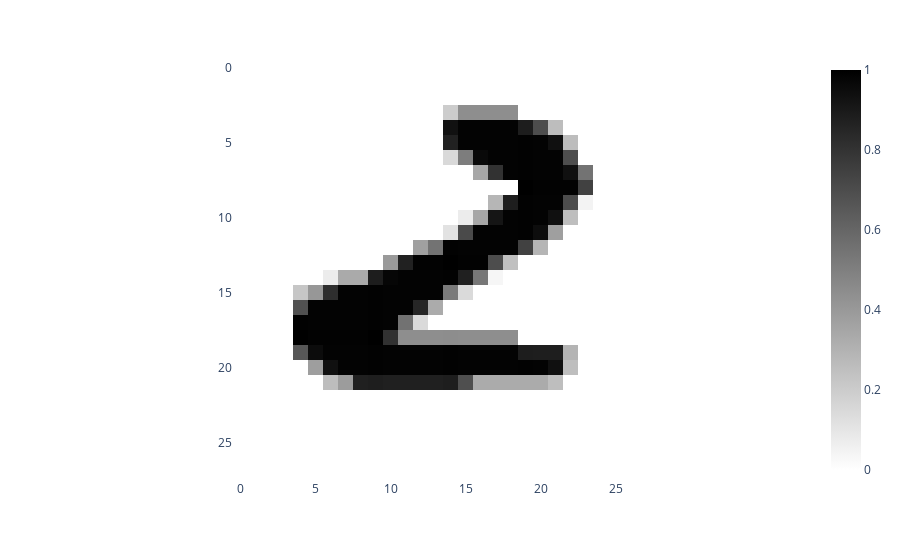

Write notebook code for a chart like this one.
### Markdown cell above
Here is an example of a image and its corresponding label.

### Code cell
print(y[15000])

px.imshow(X[15000].reshape(28,28), color_continuous_scale=["white", "black"])

### Figure 1 — Plotly figure (JSON) as saved in the notebook; plotly's stock layout.template omitted (floating-point values rounded to 4 significant figures; data arrays with more than 128 entries replaced by an {"elided": "..."} marker saying what was removed)
{"data": [{"coloraxis": "coloraxis", "hovertemplate": "x: %{x}<br>y: %{y}<br>color: %{z}<extra></extra>", "name": "0", "type": "heatmap", "xaxis": "x", "yaxis": "y", "z": {"elided": "28x28 float values"}}], "layout": {"coloraxis": {"colorscale": [[0, "white"], [1, "black"]]}, "margin": {"t": 60}, "xaxis": {"anchor": "y", "constrain": "domain", "domain": [0, 1], "scaleanchor": "y"}, "yaxis": {"anchor": "x", "autorange": "reversed", "constrain": "domain", "domain": [0, 1]}}}
